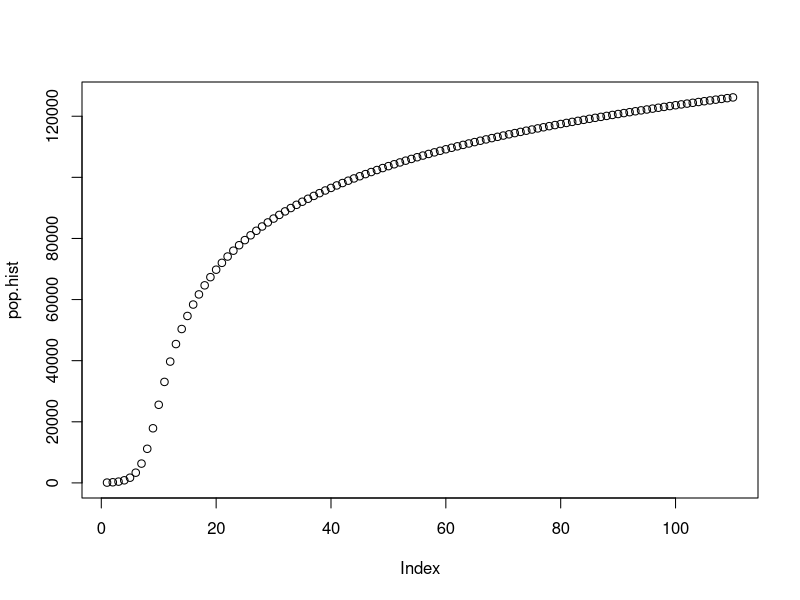

Here is the R script that generated this plot:
# calculating population using the Ricker Model
pop = 100
pop.hist = c()
r = 0.05
k = 1000

for (i in 1:110) {
  pop.hist[i] = pop
  delta.pop = pop*exp(r*(1-pop/k))
  pop = pop + delta.pop
}

plot(pop.hist)